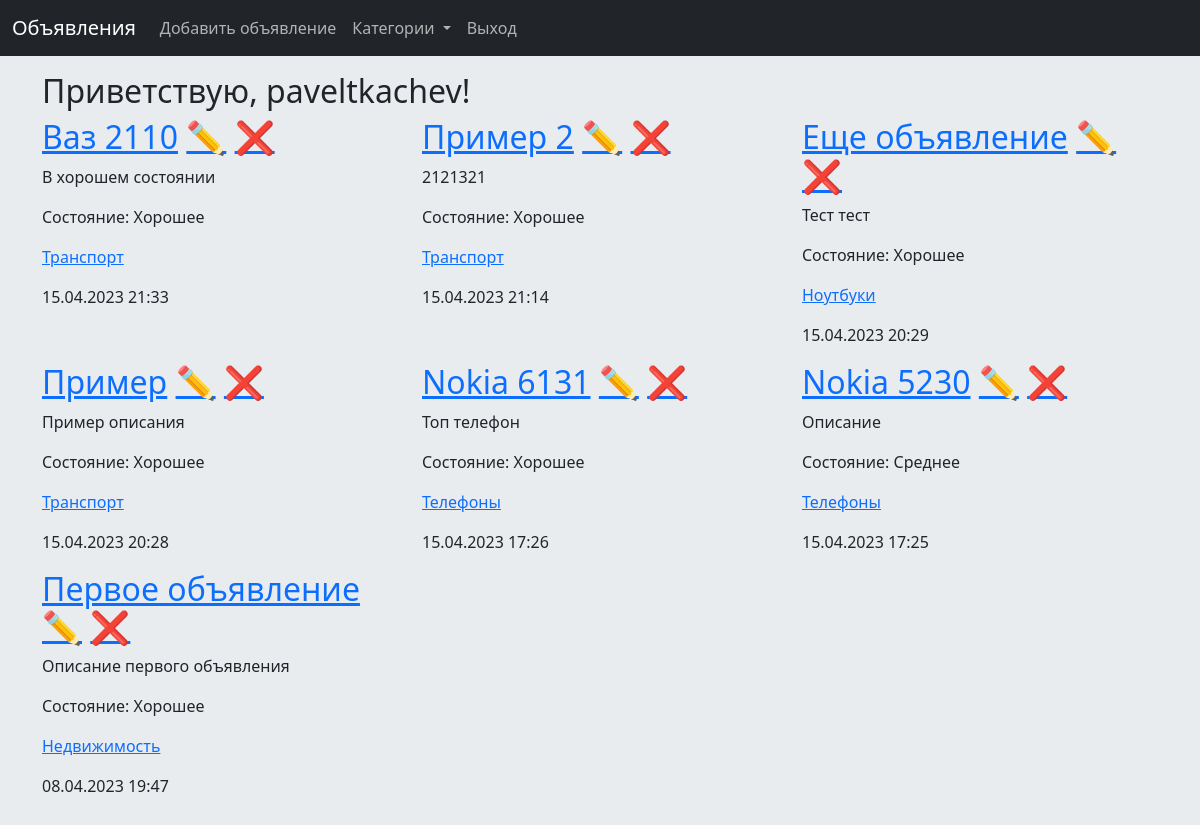
The app's page / (signed in) with its own data.
### bboardapp/models.py (models this page shows, shortened)
class Bb(models.Model):
    STATUS_CHOICES = [
        ('Go', 'Хорошее'),
        ('No', 'Среднее'),
        ('Bad', 'Плохое'),
    ]
    title = models.CharField(max_length=50, verbose_name='Название')
    text = models.TextField(null=True, blank=True, verbose_name='Описание')
    status = models.CharField(max_length=50, choices=STATUS_CHOICES, default='Go',
                              verbose_name='Состояние')
    price = models.FloatField(null=True, blank=True, verbose_name='Цена')
    published = models.DateTimeField(auto_now_add=True, db_index=True, verbose_name='Опубликовано')
    rubric = models.ForeignKey('Rubric', null=True, on_delete=models.PROTECT,
                               verbose_name='Категория')
    class Meta:
        verbose_name_plural = 'Объявления'
        verbose_name = 'Объявление'
        ordering = ['-published']

class Rubric(models.Model):
    name = models.CharField(max_length=20, db_index=True, verbose_name='Название')
    class Meta:
        verbose_name_plural = 'Категории'
        verbose_name = 'Категория'
        ordering = ['name']

### bboardapp/views.py (the view)
# urls.py: path('', MainPage.as_view(), name='index'),
class MainPage(TemplateView):
    template_name = 'bboardapp/index.html'
    def get_context_data(self, **kwargs):
        context = super().get_context_data()
        context['bbs'] = Bb.objects.all()
        context['rubrics'] = Rubric.objects.all()
        return context

### bboardapp/templates/bboardapp/index.html
{% extends 'layout/base.html' %}
{% block content %}
<div class="row">
    <h2>Приветствую, {% if not user.is_authenticated %}Гость!{% else %}{{ user.username }}!</h2>
    {% endif %}
</div>
<div class="row row-cols-3">
    {% for bb in bbs %}
    <div class="col">
        <h2><a href="{% url 'detail' pk=bb.pk %}">{{ bb.title }}</a>
            <a class="action" href="{% url 'update' pk=bb.pk %}">✏️</a>
            <a class="action" href="{% url 'delete' pk=bb.pk %}">❌</a></h2>
        <p>{{ bb.text }}</p>
        <p>Состояние: {{ bb.get_status_display }}</p>
        <p><a href="{% url 'by_rubric' bb.rubric.pk %}">{{ bb.rubric.name }}</a></p>
        <p>{{ bb.published|date:'d.m.Y H:i' }}</p>
    </div>
    {% empty %}
    <div>
        <h2>Объявления скоро появятся</h2>
    </div>
    {% endfor %}
</div>
{% endblock %}

### records on screen
Bb: title "Ваз 2110", text "В хорошем состоянии", status "Хорошее", rubric.name "Транспорт", published "15.04.2023 21:33"
Bb: title "Пример 2", text "2121321", status "Хорошее", rubric.name "Транспорт", published "15.04.2023 21:14"
Bb: title "Еще объявление", text "Тест тест", status "Хорошее", rubric.name "Ноутбуки", published "15.04.2023 20:29"
Bb: title "Пример", text "Пример описания", status "Хорошее", rubric.name "Транспорт", published "15.04.2023 20:28"
Bb: title "Nokia 6131", text "Топ телефон", status "Хорошее", rubric.name "Телефоны", published "15.04.2023 17:26"
Bb: title "Nokia 5230", text "Описание", status "Среднее", rubric.name "Телефоны", published "15.04.2023 17:25"
Bb: title "Первое объявление", text "Описание первого объявления", status "Хорошее", rubric.name "Недвижимость", published "08.04.2023 19:47"

### other values on screen
{{ user.username }} "paveltkachev"
